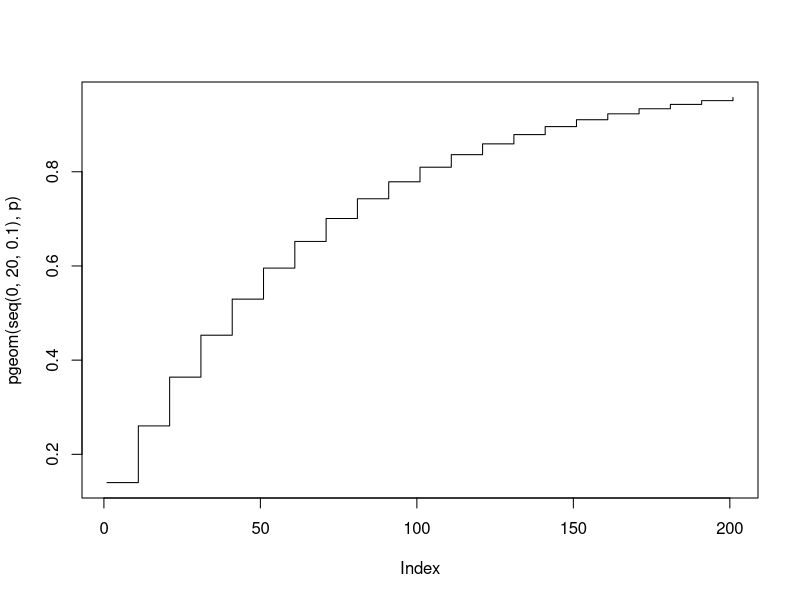
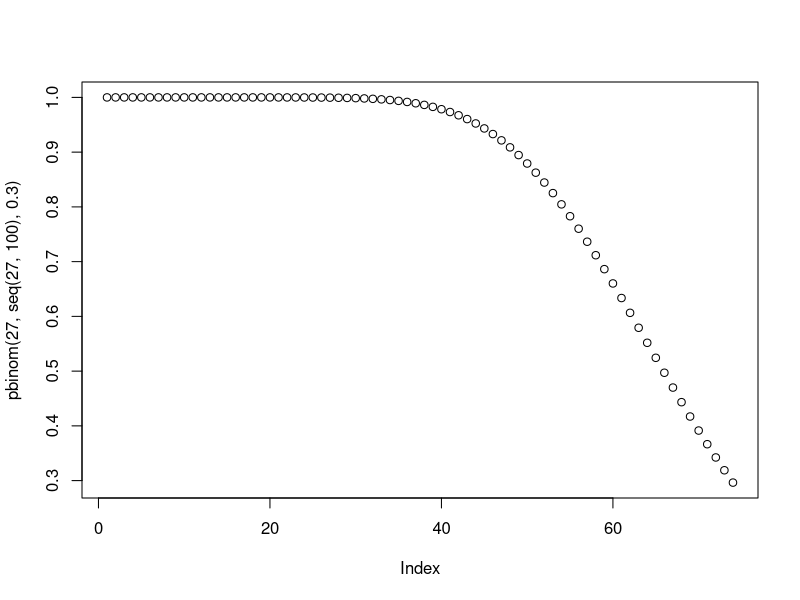

Recreate these plots in R, in order.
# Vaje 4

# 1. naloga
  # mean(x)=12
# ppois() -> porazdelitvena fja; P(X=<q)
# dpois() -> density; P(X=x)=(lambda^x*e^-lambda)/x!

ppois(15,12)
ppois(18,12,F) # enako kot 1- ppois(18,12)

# 2. naloga
p <- .14
plot(pgeom(seq(0,20,.1),p),type="s")

# 3. naloga
dbinom(15,500,.02)

# 4. naloga
choose(5,3)
choose(10000,5874)
choose(10000000000,9999999999)

# Vaje 3 (2024-10-24.R)
plot(pbinom(27,seq(27,100),.3)) # INDEX JE NAPAČEN!!!!!!
